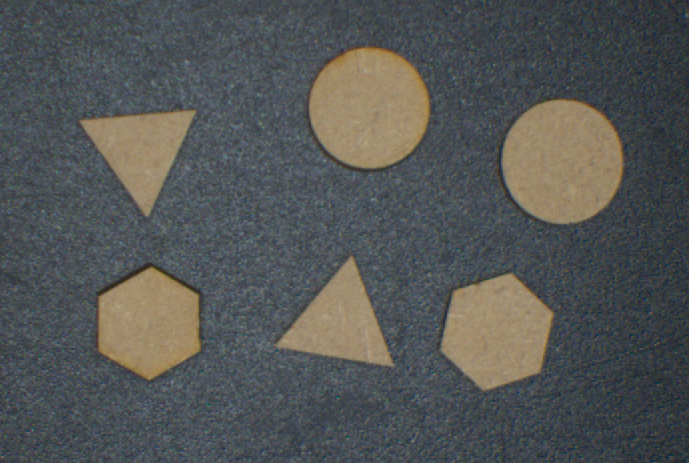
#> input picture InterfacageNumerique/TP/bloc_VI_2026/codes/step_by_step/_data/formes_blanc_30ms.png, 689 x 463 px
$ python 23_detection_forme_blur_cercles.py
#> lines starting #> are read from the running program, lines starting #| are printed output that depends on the picture
import cv2
import numpy as np
from matplotlib import pyplot as plt

# Identification des contours
def detect_shape(cnt):
    area = cv2.contourArea(cnt)
    if area < MIN_AREA:
        return None, None

    peri = cv2.arcLength(cnt, True)
    approx = cv2.approxPolyDP(cnt, APPROX_FACTOR * peri, True)
    n = len(approx)

    if n == 3:
        shape = "Triangle"
    elif n == 4:
        rect = cv2.minAreaRect(cnt)
        w, h = rect[1]
        if h == 0 or w == 0:
            shape = "Inconnu"
        else:
            ratio = max(w, h) / min(w, h)
            shape = "Carre" if 0.90 < ratio < 1.10 else "Rectangle"
    elif n == 5:
        shape = "Pentagone"
    else:
        shape = f"{n}-gon"

    return shape, approx, peri

# Parameters
MIN_AREA = 1
APPROX_FACTOR = 0.02
GAUSS_SIZE = (7, 7)         # Taille du flou gaussien
GAUSS_SIGMA = 1.9

img_gray = cv2.imread('./_data/formes_blanc_30ms.png', cv2.IMREAD_GRAYSCALE)
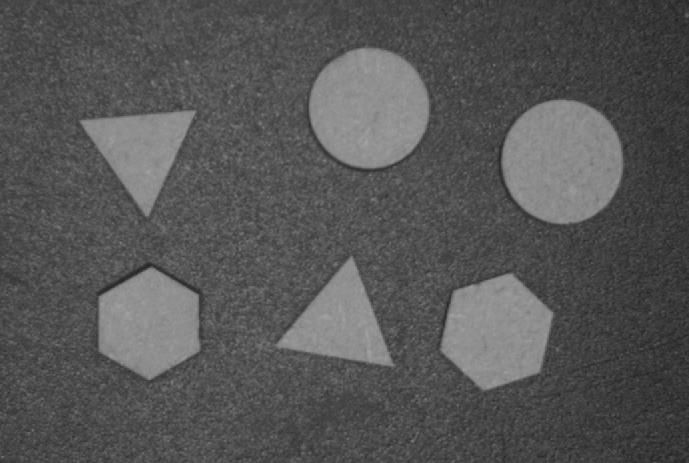
#> img_gray: shape (463, 689); min 34, max 164, mean 85.9

# Image de sortie (couleur)
img_out = cv2.cvtColor(img_gray, cv2.COLOR_GRAY2BGR)


# Détection des cercles
circles = cv2.HoughCircles(
    img_gray,
    cv2.HOUGH_GRADIENT,
    dp=1.2,
    minDist=20,
    param1=50,
    param2=30,
    minRadius=50,
    maxRadius=100
)
#> circles = 544 rows, first 8: [324.6, 294.6, 99.32], [148.2, 165, 96.68], [153, 333, 96.68], [118.2, 347.4, 99.32], [108.6, 316.2, 99.32], [309, 310.2, 99.32], [340.2, 281.4, 98], [154.2, 363, 99.32]

if circles is not None:
    circles = np.round(circles[0, :]).astype("int")
#> circles = 544 rows, first 8: [325, 295, 99], [148, 165, 97], [153, 333, 97], [118, 347, 99], [109, 316, 99], [309, 310, 99], [340, 281, 98], [154, 363, 99]
    for (x, y, r) in circles:
        cv2.circle(img_out, (x, y), r, (0, 255, 0), 3)
        cv2.putText(img_out, "Cercle", (x - 20, y),
                    cv2.FONT_HERSHEY_SIMPLEX, 0.5, (0, 255, 0), 2)
#> this loop made 544 passes
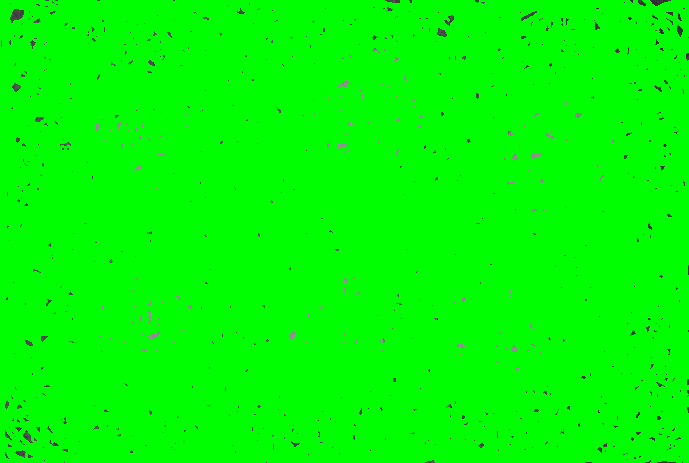
#> img_out: shape (463, 689, 3); mean B, G, R 1.3, 252.6, 1.3


# =========================
#   AFFICHAGE
# =========================
plt.figure()
plt.imshow(img_gray, cmap='gray')
plt.title("Image Initiale")


plt.figure()
plt.imshow(img_out)
plt.title("Formes détectées (polygones + cercles)")

plt.show()
